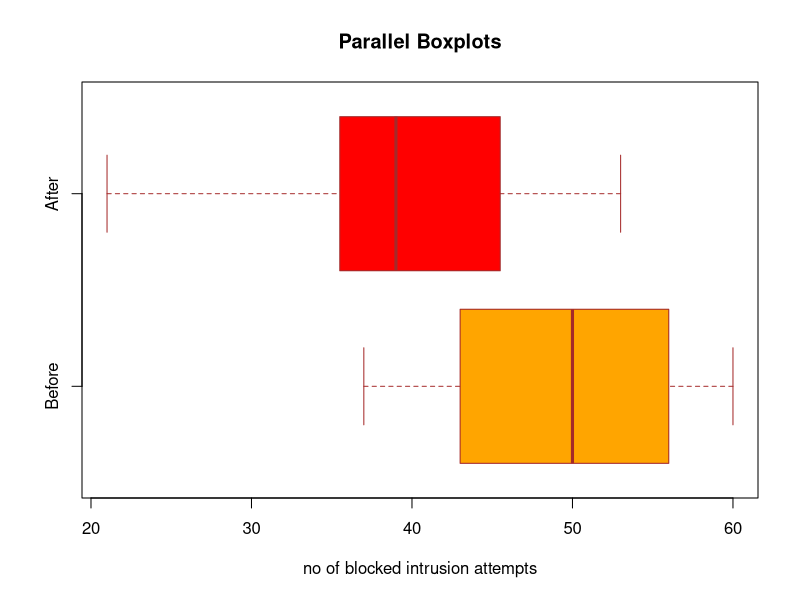

Recreate this plot in R.
#Question-1
before<-c(56, 47, 49, 37, 38, 60, 50, 43, 43, 59, 50, 56, 54, 58)
after<-c(53, 21 , 32, 49, 45, 38, 44, 33, 32, 43, 53, 46, 36, 48, 39, 35, 37, 36,
         39,45)

#a Stem and Leaf plot

stem(before)
stem(after)

#(b) compute the five-point summaries and plot parallel boxplot
summary(before)
summary(after)
boxplot(before,after,main = "Parallel Boxplots",
        xlab=("no of blocked intrusion attempts"),
        names=c('Before','After'),col = c("orange","red"),
        border = "brown",horizontal = TRUE)

